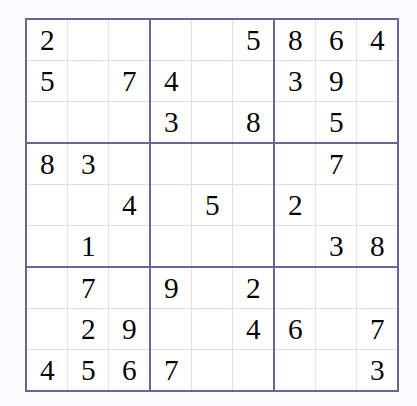
#> input picture examples/sudoku2.png, 417 x 406 px, found by its file name
$ python prueba.py
#> lines starting #> are read from the running program, lines starting #| are printed output that depends on the picture; after the words box and inside, x2 and y2 are one past the last pixel; in counts of white or black regions, pixels touching at a corner belong together
import numpy as np
import cv2 as cv

img = cv.imread('sudoku2.png')
#> img is the input picture: shape (406, 417, 3); mean B, G, R 246.8, 243.5, 243.5
assert img is not None, "file coud not be read"

gray_img = cv.cvtColor(img, cv.COLOR_BGR2GRAY)
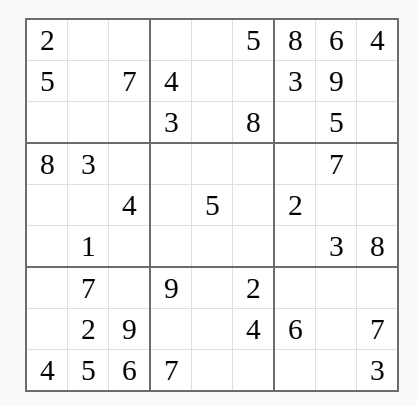
#> gray_img: shape (406, 417); min 0, max 255, mean 243.9
binary = cv.adaptiveThreshold(gray_img, 255, cv.ADAPTIVE_THRESH_GAUSSIAN_C, cv.THRESH_BINARY, 11, 2)
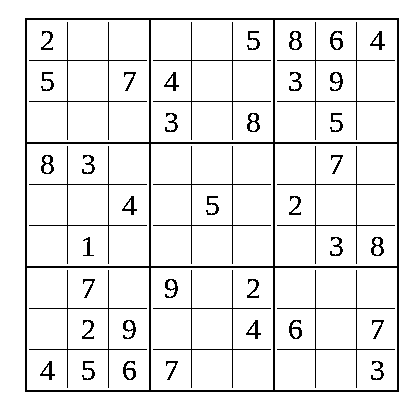
#> binary: shape (406, 417); 92.1% white; black in thin lines or dots, all inside (x1, y1, x2, y2) = (25, 18, 399, 392)
#morph_img = cv.erode(binary, cv.getStructuringElement(cv.MORPH_RECT, (3,3)), iterations=1)

#### converto to cv.CV_8U
#abs_edges = np.absolute(edges)
#edges = np.uint8(abs_edges)
####

#### CONTOURS
cnts, hier = cv.findContours(binary, cv.RETR_TREE, cv.CHAIN_APPROX_SIMPLE)
#> cnts = 83 contours, 5 with area under 20; largest, box (x1, y1, x2, y2) and area: (0, 0, 417, 406) 168480, (24, 17, 400, 393) 140623, (275, 268, 397, 390) 14641, (151, 268, 273, 390) 14641, (27, 268, 149, 390) 14641
x, y, w, h = cv.boundingRect(cnts[1])
#> x = 24; y = 17; w = 376; h = 376
####
#cv.drawContours(img, cnts, 2, (36, 255, 12), 2)

# CROP RGB IMG AND BINARY
img = img[y:y+h, x:x+w]
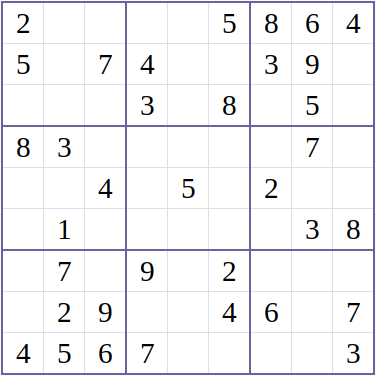
#> img: shape (376, 376, 3); mean B, G, R 245.1, 242.4, 242.4
binary = binary[y:y+h, x:x+w]
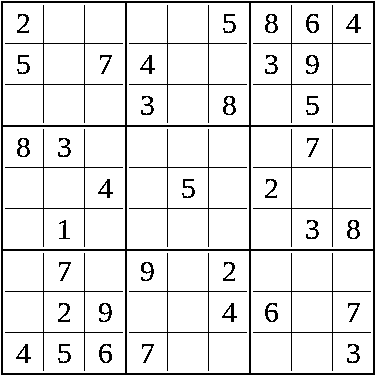
#> binary: shape (376, 376); 90.5% white; black in thin lines or dots

#### EDGES
edges = cv.Laplacian(binary, cv.CV_8UC1)
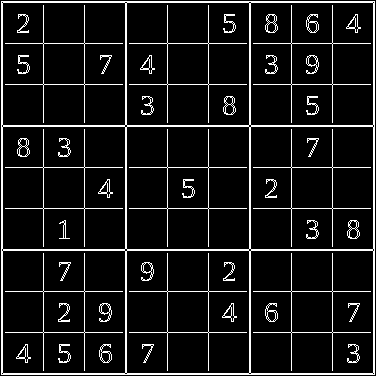
#> edges: shape (376, 376); 9% white in thin lines or dots
####

#### HOUGH
lines = cv.HoughLines(edges, 1, np.pi/180, 200)
#> lines = 20 rows, first 8: [1, 0], [374, 0], [1, 1.57], [374, 1.57], [125, 0], [249, 0], [125, 1.57], [249, 1.57]

for line in lines:
    rho, theta = line[0]
    a = np.cos(theta)
    b = np.sin(theta)
    x0 = a*rho
    y0 = b*rho
    x1 = int(x0 + 1000*(-b))
    y1 = int(y0 + 1000*(a))
    x2 = int(x0 - 1000*(-b))
    y2 = int(y0 - 1000*(a))
#> this loop made 20 passes
#> (rho, theta, a, b, x0, y0, x1, y1) on passes 1, 2, 4, 5, 6, 7, 8, 9, 10, 11, 12, 13: (1, 0, 1, 0, 1, 0, 1, 1000), (374, 0, 1, 0, 374, 0, 374, 1000), (374, 1.57, -4.37e-08, 1, -1.63e-05, 374, -1000, 373), (125, 0, 1, 0, 125, 0, 125, 1000), (249, 0, 1, 0, 249, 0, 249, 1000), (125, 1.57, -4.37e-08, 1, -5.46e-06, 125, -1000, 124), (249, 1.57, -4.37e-08, 1, -1.09e-05, 249, -1000, 248), (43, 0, 1, 0, 43, 0, 43, 1000), (84, 0, 1, 0, 84, 0, 84, 1000), (167, 0, 1, 0, 167, 0, 167, 1000), (208, 0, 1, 0, 208, 0, 208, 1000), (291, 0, 1, 0, 291, 0, 291, 1000)
#> (rho, theta, b, x0, y0, x1, y1, x2) on pass 3: (1, 1.57, 1, -4.37e-08, 1, -1000, 0, 999)
    # [9 lines of commented-out code are left out]

angles = np.array([line[0][1] for line in lines])
#> angles = 20 values, max 1.57 at index 2, min 0 at index 0, mean 0.785
pts = np.array([[np.cos(angle), np.sin(angle)] for angle in angles], dtype=np.float32)
#> pts = 20 rows, first 8: [1, 0], [1, 0], [-4.37e-08, 1], [-4.37e-08, 1], [1, 0], [1, 0], [-4.37e-08, 1], [-4.37e-08, 1]

rows = []
cols = []


for line in lines:
    if np.cos(line[0][1]) == 1:
        cols.append(line)
    else:
        rows.append(line)
#> this loop made 20 passes
#> line on passes 1 to 12: [[1, 0]], [[374, 0]], [[1, 1.57]], [[374, 1.57]], [[125, 0]], [[249, 0]], [[125, 1.57]], [[249, 1.57]], [[43, 0]], [[84, 0]], [[167, 0]], [[208, 0]]
#> after the loop, cols = [[[1, 0]], [[374, 0]], [[125, 0]], [[249, 0]], [[43, 0]], [[84, 0]], [[167, 0]], [[208, 0]], [[291, 0]], [[332, 0]]]; rows = [[[1, 1.57]], [[374, 1.57]], [[125, 1.57]], [[249, 1.57]], [[43, 1.57]], [[84, 1.57]], [[167, 1.57]], [[208, 1.57]], [[291, 1.57]], [[332, 1.57]]]

################# INTERSECTION POINTS


group = [(r, c) for r in rows for c in cols]
#> group = 100 items, first 6: ([[1, 1.57]], [[1, 0]]), ([[1, 1.57]], [[374, 0]]), ([[1, 1.57]], [[125, 0]]), ([[1, 1.57]], [[249, 0]]), ([[1, 1.57]], [[43, 0]]), ([[1, 1.57]], [[84, 0]])
coords = []
for tuple in group:
    line1, line2 = tuple
    rho1, theta1 = line1[0]
    rho2, theta2 = line2[0]

    A = np.array([
        [np.cos(theta1), np.sin(theta1)],
        [np.cos(theta2), np.sin(theta2)]
    ])
    b = np.array([[rho1], [rho2]])
    x0, y0 = np.linalg.solve(A, b)
    x0, y0 = int(np.round(x0)), int(np.round(y0))
    cv.circle(img, (x0,y0), 4, (255,0, 0), 2)
    coords.append((x0, y0))
#> this loop made 100 passes
#> (line1, line2, rho1, rho2, x0, y0) on passes 1 to 12: ([[1, 1.57]], [[1, 0]], 1, 1, 1, 1), ([[1, 1.57]], [[374, 0]], 1, 374, 374, 1), ([[1, 1.57]], [[125, 0]], 1, 125, 125, 1), ([[1, 1.57]], [[249, 0]], 1, 249, 249, 1), ([[1, 1.57]], [[43, 0]], 1, 43, 43, 1), ([[1, 1.57]], [[84, 0]], 1, 84, 84, 1), ([[1, 1.57]], [[167, 0]], 1, 167, 167, 1), ([[1, 1.57]], [[208, 0]], 1, 208, 208, 1), ([[1, 1.57]], [[291, 0]], 1, 291, 291, 1), ([[1, 1.57]], [[332, 0]], 1, 332, 332, 1), ([[374, 1.57]], [[1, 0]], 374, 1, 1, 374), ([[374, 1.57]], [[374, 0]], 374, 374, 374, 374)
#> tuple on passes 42 to 47: ([[43, 1.57]], [[374, 0]]), ([[43, 1.57]], [[125, 0]]), ([[43, 1.57]], [[249, 0]]), ([[43, 1.57]], [[43, 0]]), ([[43, 1.57]], [[84, 0]]), ([[43, 1.57]], [[167, 0]])
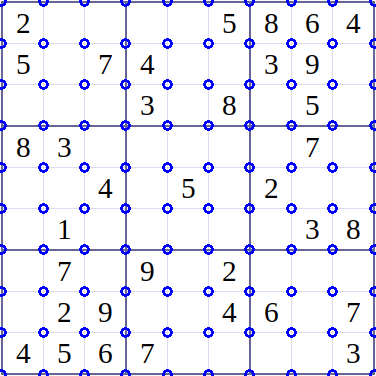
#> img: shape (376, 376, 3); 4.13% of pixels changed, all inside (x1, y1, x2, y2) = (0, 0, 376, 376)


# [21 lines of commented-out code are left out]
cv.imshow('img', img)
cv.waitKey(0)
cv.destroyAllWindows()

$ run again, with examples/sudoku.png copied over examples/sudoku2.png
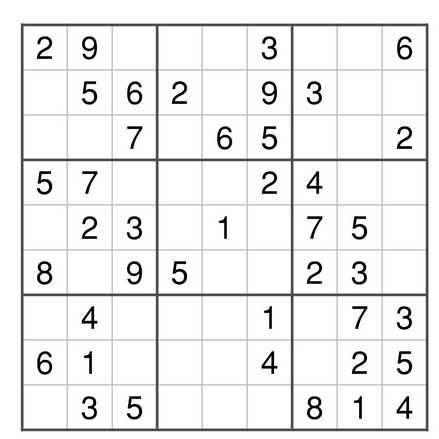
#> input picture examples/sudoku.png, 439 x 439 px, found by its file name
#> img is the input picture: shape (439, 439, 3); min 0, max 255, mean 237
#> `binary = cv.adaptiveThreshold(gray_img, 255, cv.ADAPTIVE_THRESH_GAUSSI..`:
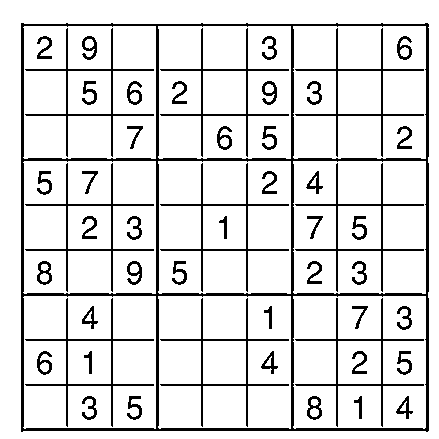
#> binary: shape (439, 439); 87.5% white; black in thin lines or dots, all inside (x1, y1, x2, y2) = (21, 23, 429, 432)
#> cnts = 85 contours; largest, box (x1, y1, x2, y2) and area: (0, 0, 439, 439) 191844, (20, 22, 430, 433) 166880, (293, 26, 426, 159) 17188, (158, 26, 291, 159) 17188, (23, 26, 156, 159) 17183
#> x = 20; y = 22; w = 410; h = 411
#> edges: shape (411, 410); 11.4% white in thin lines or dots
#> lines = 27 rows, first 8: [1, 0], [408, 1.57], [136, 0], [271, 0], [3, 0], [406, 0], [408, 0], [3, 1.57]
#> the loop `for line in lines:` made 27 passes
#> (rho, theta, a, b, x0, y0, x1, y1) on passes 1 to 8: (1, 0, 1, 0, 1, 0, 1, 1000), (408, 1.57, -4.37e-08, 1, -1.78e-05, 408, -1000, 407), (136, 0, 1, 0, 136, 0, 136, 1000), (271, 0, 1, 0, 271, 0, 271, 1000), (3, 0, 1, 0, 3, 0, 3, 1000), (406, 0, 1, 0, 406, 0, 406, 1000), (408, 0, 1, 0, 408, 0, 408, 1000), (3, 1.57, -4.37e-08, 1, -1.31e-07, 3, -1000, 2)
#> angles = 27 values, max 1.57 at index 1, min 0 at index 0, mean 0.756
#> pts = 27 pairs, first value -4.37e-08 to 1, second value 0 to 1
#> the loop `for line in lines:` made 27 passes
#> after the loop `for line in lines:`: cols = [[[1, 0]], [[136, 0]], [[271, 0]], [[3, 0]], [[406, 0]], [[408, 0]], [[138, 0]], [[47, 0]], [[92, 0]], [[182, 0]], [[227, 0]], [[317, 0]], [[362, 0]], [[273, 0]]]; rows = [[[408, 1.57]], [[3, 1.57]], [[138, 1.57]], [[273, 1.57]], [[406, 1.57]], [[47, 1.57]], [[92, 1.57]], [[182, 1.57]], [[227, 1.57]], [[317, 1.57]], [[362, 1.57]], [[271, 1.57]], [[136, 1.57]]]
#> group = 182 items, first 6: ([[408, 1.57]], [[1, 0]]), ([[408, 1.57]], [[136, 0]]), ([[408, 1.57]], [[271, 0]]), ([[408, 1.57]], [[3, 0]]), ([[408, 1.57]], [[406, 0]]), ([[408, 1.57]], [[408, 0]])
#> the loop `for tuple in group:` made 182 passes
#> (line1, line2, rho1, rho2, x0, y0) on passes 1 to 3: ([[408, 1.57]], [[1, 0]], 408, 1, 1, 408), ([[408, 1.57]], [[136, 0]], 408, 136, 136, 408), ([[408, 1.57]], [[271, 0]], 408, 271, 271, 408)
#> after the loop `for tuple in group:`:
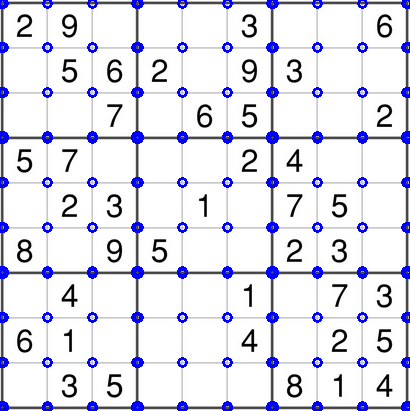
#> img: shape (411, 410, 3); mean B, G, R 236.7, 224.4, 224.4
